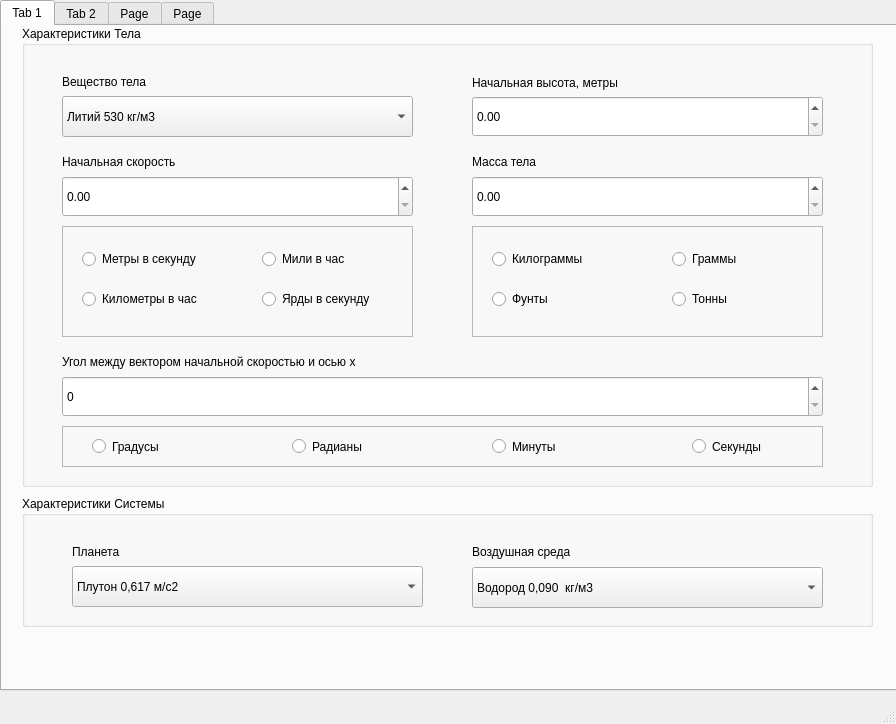
<?xml version="1.0" encoding="UTF-8"?>
<ui version="4.0">
 <class>MainWindow</class>
 <widget class="QMainWindow" name="MainWindow">
  <property name="geometry">
   <rect>
    <x>0</x>
    <y>0</y>
    <width>896</width>
    <height>724</height>
   </rect>
  </property>
  <property name="windowTitle">
   <string>Projectile simulation</string>
  </property>
  <widget class="QWidget" name="centralwidget">
   <widget class="QTabWidget" name="tabWidget">
    <property name="geometry">
     <rect>
      <x>0</x>
      <y>0</y>
      <width>901</width>
      <height>691</height>
     </rect>
    </property>
    <property name="currentIndex">
     <number>0</number>
    </property>
    <widget class="QWidget" name="tab">
     <attribute name="title">
      <string>Tab 1</string>
     </attribute>
     <widget class="QGroupBox" name="groupBox">
      <property name="geometry">
       <rect>
        <x>20</x>
        <y>0</y>
        <width>851</width>
        <height>461</height>
       </rect>
      </property>
      <property name="title">
       <string>Характеристики Тела</string>
      </property>
      <property name="flat">
       <bool>false</bool>
      </property>
      <property name="checkable">
       <bool>false</bool>
      </property>
      <widget class="QComboBox" name="comboBox_density">
       <property name="geometry">
        <rect>
         <x>40</x>
         <y>70</y>
         <width>351</width>
         <height>41</height>
        </rect>
       </property>
       <item>
        <property name="text">
         <string>Литий 530 кг/м3</string>
        </property>
       </item>
       <item>
        <property name="text">
         <string>Натрий 970 кг/м3</string>
        </property>
       </item>
       <item>
        <property name="text">
         <string>Бериллий 1850 кг/м3</string>
        </property>
       </item>
       <item>
        <property name="text">
         <string>Алюминий 2700  кг/м3</string>
        </property>
       </item>
       <item>
        <property name="text">
         <string>Германий 5320 кг/м3</string>
        </property>
       </item>
       <item>
        <property name="text">
         <string>Хром 7190 кг/м3</string>
        </property>
       </item>
       <item>
        <property name="text">
         <string>Железо 7870 кг/м3</string>
        </property>
       </item>
       <item>
        <property name="text">
         <string>Медь 8940 кг/м3</string>
        </property>
       </item>
       <item>
        <property name="text">
         <string>Серебро 10500 кг/м3</string>
        </property>
       </item>
       <item>
        <property name="text">
         <string>Свинец 11350 кг/м3</string>
        </property>
       </item>
       <item>
        <property name="text">
         <string>Палладий 12020 кг/м3</string>
        </property>
       </item>
       <item>
        <property name="text">
         <string>Уран 19050 кг/м3</string>
        </property>
       </item>
       <item>
        <property name="text">
         <string>Золото 19300 кг/м3</string>
        </property>
       </item>
       <item>
        <property name="text">
         <string>Платина 19590 кг/м3</string>
        </property>
       </item>
       <item>
        <property name="text">
         <string>Иридий 22560 кг/м3</string>
        </property>
       </item>
      </widget>
      <widget class="QLabel" name="density_label">
       <property name="geometry">
        <rect>
         <x>40</x>
         <y>40</y>
         <width>251</width>
         <height>31</height>
        </rect>
       </property>
       <property name="text">
        <string>Вещество тела</string>
       </property>
      </widget>
      <widget class="QLabel" name="speed_label">
       <property name="geometry">
        <rect>
         <x>40</x>
         <y>120</y>
         <width>191</width>
         <height>31</height>
        </rect>
       </property>
       <property name="text">
        <string>Начальная скорость</string>
       </property>
      </widget>
      <widget class="QLabel" name="mass_label">
       <property name="geometry">
        <rect>
         <x>450</x>
         <y>120</y>
         <width>271</width>
         <height>31</height>
        </rect>
       </property>
       <property name="text">
        <string>Масса тела</string>
       </property>
      </widget>
      <widget class="QDoubleSpinBox" name="speedbox">
       <property name="geometry">
        <rect>
         <x>40</x>
         <y>150</y>
         <width>351</width>
         <height>41</height>
        </rect>
       </property>
       <property name="maximum">
        <double>10000.989999999999782</double>
       </property>
      </widget>
      <widget class="QDoubleSpinBox" name="doubleSpinBox">
       <property name="geometry">
        <rect>
         <x>450</x>
         <y>150</y>
         <width>351</width>
         <height>41</height>
        </rect>
       </property>
       <property name="maximum">
        <double>10000.989999999999782</double>
       </property>
      </widget>
      <widget class="QFrame" name="frame">
       <property name="geometry">
        <rect>
         <x>40</x>
         <y>200</y>
         <width>351</width>
         <height>111</height>
        </rect>
       </property>
       <property name="frameShape">
        <enum>QFrame::StyledPanel</enum>
       </property>
       <property name="frameShadow">
        <enum>QFrame::Raised</enum>
       </property>
       <widget class="QRadioButton" name="radioButton">
        <property name="geometry">
         <rect>
          <x>20</x>
          <y>20</y>
          <width>171</width>
          <height>26</height>
         </rect>
        </property>
        <property name="text">
         <string>Метры в секунду</string>
        </property>
       </widget>
       <widget class="QRadioButton" name="radioButton_2">
        <property name="geometry">
         <rect>
          <x>20</x>
          <y>60</y>
          <width>161</width>
          <height>26</height>
         </rect>
        </property>
        <property name="text">
         <string>Километры в час</string>
        </property>
       </widget>
       <widget class="QRadioButton" name="radioButton_3">
        <property name="geometry">
         <rect>
          <x>200</x>
          <y>20</y>
          <width>141</width>
          <height>26</height>
         </rect>
        </property>
        <property name="text">
         <string>Мили в час</string>
        </property>
       </widget>
       <widget class="QRadioButton" name="radioButton_4">
        <property name="geometry">
         <rect>
          <x>200</x>
          <y>60</y>
          <width>141</width>
          <height>26</height>
         </rect>
        </property>
        <property name="text">
         <string>Ярды в секунду</string>
        </property>
       </widget>
      </widget>
      <widget class="QFrame" name="frame_3">
       <property name="geometry">
        <rect>
         <x>450</x>
         <y>200</y>
         <width>351</width>
         <height>111</height>
        </rect>
       </property>
       <property name="frameShape">
        <enum>QFrame::StyledPanel</enum>
       </property>
       <property name="frameShadow">
        <enum>QFrame::Raised</enum>
       </property>
       <widget class="QRadioButton" name="radioButton_17">
        <property name="geometry">
         <rect>
          <x>20</x>
          <y>20</y>
          <width>171</width>
          <height>26</height>
         </rect>
        </property>
        <property name="text">
         <string>Килограммы</string>
        </property>
       </widget>
       <widget class="QRadioButton" name="radioButton_18">
        <property name="geometry">
         <rect>
          <x>20</x>
          <y>60</y>
          <width>161</width>
          <height>26</height>
         </rect>
        </property>
        <property name="text">
         <string>Фунты</string>
        </property>
       </widget>
       <widget class="QRadioButton" name="radioButton_19">
        <property name="geometry">
         <rect>
          <x>200</x>
          <y>20</y>
          <width>141</width>
          <height>26</height>
         </rect>
        </property>
        <property name="text">
         <string>Граммы</string>
        </property>
       </widget>
       <widget class="QRadioButton" name="radioButton_20">
        <property name="geometry">
         <rect>
          <x>200</x>
          <y>60</y>
          <width>141</width>
          <height>26</height>
         </rect>
        </property>
        <property name="text">
         <string>Тонны</string>
        </property>
       </widget>
      </widget>
      <widget class="QLabel" name="label">
       <property name="geometry">
        <rect>
         <x>450</x>
         <y>41</y>
         <width>351</width>
         <height>31</height>
        </rect>
       </property>
       <property name="text">
        <string>Начальная высота, метры</string>
       </property>
      </widget>
      <widget class="QDoubleSpinBox" name="doubleSpinBox_2">
       <property name="geometry">
        <rect>
         <x>450</x>
         <y>70</y>
         <width>351</width>
         <height>41</height>
        </rect>
       </property>
      </widget>
      <widget class="QLabel" name="angle_label">
       <property name="geometry">
        <rect>
         <x>40</x>
         <y>320</y>
         <width>621</width>
         <height>31</height>
        </rect>
       </property>
       <property name="text">
        <string>Угол между вектором начальной скоростью и осью x</string>
       </property>
      </widget>
      <widget class="QSpinBox" name="spinBox">
       <property name="geometry">
        <rect>
         <x>40</x>
         <y>350</y>
         <width>761</width>
         <height>41</height>
        </rect>
       </property>
       <property name="maximum">
        <number>90000</number>
       </property>
      </widget>
      <widget class="QFrame" name="frame_2">
       <property name="geometry">
        <rect>
         <x>40</x>
         <y>400</y>
         <width>761</width>
         <height>41</height>
        </rect>
       </property>
       <property name="frameShape">
        <enum>QFrame::StyledPanel</enum>
       </property>
       <property name="frameShadow">
        <enum>QFrame::Raised</enum>
       </property>
       <widget class="QRadioButton" name="radioButton_9">
        <property name="geometry">
         <rect>
          <x>30</x>
          <y>0</y>
          <width>101</width>
          <height>41</height>
         </rect>
        </property>
        <property name="text">
         <string>Градусы</string>
        </property>
       </widget>
       <widget class="QRadioButton" name="radioButton_10">
        <property name="geometry">
         <rect>
          <x>230</x>
          <y>0</y>
          <width>101</width>
          <height>41</height>
         </rect>
        </property>
        <property name="text">
         <string>Радианы</string>
        </property>
       </widget>
       <widget class="QRadioButton" name="radioButton_11">
        <property name="geometry">
         <rect>
          <x>430</x>
          <y>0</y>
          <width>101</width>
          <height>41</height>
         </rect>
        </property>
        <property name="text">
         <string>Минуты</string>
        </property>
       </widget>
       <widget class="QRadioButton" name="radioButton_12">
        <property name="geometry">
         <rect>
          <x>630</x>
          <y>0</y>
          <width>101</width>
          <height>41</height>
         </rect>
        </property>
        <property name="text">
         <string>Секунды</string>
        </property>
       </widget>
      </widget>
     </widget>
     <widget class="QGroupBox" name="groupBox_2">
      <property name="geometry">
       <rect>
        <x>20</x>
        <y>470</y>
        <width>851</width>
        <height>131</height>
       </rect>
      </property>
      <property name="title">
       <string>Характеристики Системы</string>
      </property>
      <widget class="QComboBox" name="comboBox_planet">
       <property name="geometry">
        <rect>
         <x>50</x>
         <y>70</y>
         <width>351</width>
         <height>41</height>
        </rect>
       </property>
       <item>
        <property name="text">
         <string>Плутон 0,617 м/с2</string>
        </property>
       </item>
       <item>
        <property name="text">
         <string>Эрида 0,82 м/с2</string>
        </property>
       </item>
       <item>
        <property name="text">
         <string>Луна 1,62 м/с2</string>
        </property>
       </item>
       <item>
        <property name="text">
         <string>Меркурий 3,70 м/с2</string>
        </property>
       </item>
       <item>
        <property name="text">
         <string>Марс 3,86 м/с2</string>
        </property>
       </item>
       <item>
        <property name="text">
         <string>Уран 8,86 м/с2</string>
        </property>
       </item>
       <item>
        <property name="text">
         <string>Венера 8,88 м/с2</string>
        </property>
       </item>
       <item>
        <property name="text">
         <string>Земля 9,81 м/с2</string>
        </property>
       </item>
       <item>
        <property name="text">
         <string>Сатурн 10,44 м/с2</string>
        </property>
       </item>
       <item>
        <property name="text">
         <string>Нептун 11,09 м/с2</string>
        </property>
       </item>
       <item>
        <property name="text">
         <string>Юпитер 24,79 м/с2</string>
        </property>
       </item>
      </widget>
      <widget class="QLabel" name="planet_label">
       <property name="geometry">
        <rect>
         <x>50</x>
         <y>40</y>
         <width>141</width>
         <height>31</height>
        </rect>
       </property>
       <property name="text">
        <string>Планета</string>
       </property>
      </widget>
      <widget class="QComboBox" name="comboBox_environment">
       <property name="geometry">
        <rect>
         <x>450</x>
         <y>71</y>
         <width>351</width>
         <height>41</height>
        </rect>
       </property>
       <item>
        <property name="text">
         <string>Водород 0,090  кг/м3</string>
        </property>
       </item>
       <item>
        <property name="text">
         <string>Гелий 0,178 кг/м3</string>
        </property>
       </item>
       <item>
        <property name="text">
         <string>Метан 0,717 кг/м3</string>
        </property>
       </item>
       <item>
        <property name="text">
         <string>Аммиак 0,771 кг/м3</string>
        </property>
       </item>
       <item>
        <property name="text">
         <string>Воздух 1,293 кг/м3</string>
        </property>
       </item>
       <item>
        <property name="text">
         <string>Аргон 1,784 кг/м3</string>
        </property>
       </item>
       <item>
        <property name="text">
         <string>Углекислый газ 1,977 кг/м3</string>
        </property>
       </item>
       <item>
        <property name="text">
         <string>Хлор 3,164 кг/м3</string>
        </property>
       </item>
       <item>
        <property name="text">
         <string>Криптон 3,743 кг/м3</string>
        </property>
       </item>
       <item>
        <property name="text">
         <string>Ксенон 5,851 кг/м3</string>
        </property>
       </item>
       <item>
        <property name="text">
         <string>Радон 9,81 кг/м3</string>
        </property>
       </item>
       <item>
        <property name="text">
         <string>Гексафторид вольфрама 12,9 кг/м3</string>
        </property>
       </item>
      </widget>
      <widget class="QLabel" name="environment_label">
       <property name="geometry">
        <rect>
         <x>450</x>
         <y>40</y>
         <width>141</width>
         <height>31</height>
        </rect>
       </property>
       <property name="text">
        <string>Воздушная среда</string>
       </property>
      </widget>
     </widget>
    </widget>
    <widget class="QWidget" name="tab_2">
     <attribute name="title">
      <string>Tab 2</string>
     </attribute>
    </widget>
    <widget class="QWidget" name="tab_3">
     <attribute name="title">
      <string>Page</string>
     </attribute>
    </widget>
    <widget class="QWidget" name="tab_4">
     <attribute name="title">
      <string>Page</string>
     </attribute>
    </widget>
   </widget>
  </widget>
  <widget class="QStatusBar" name="statusBar"/>
 </widget>
 <resources/>
 <connections/>
</ui>
